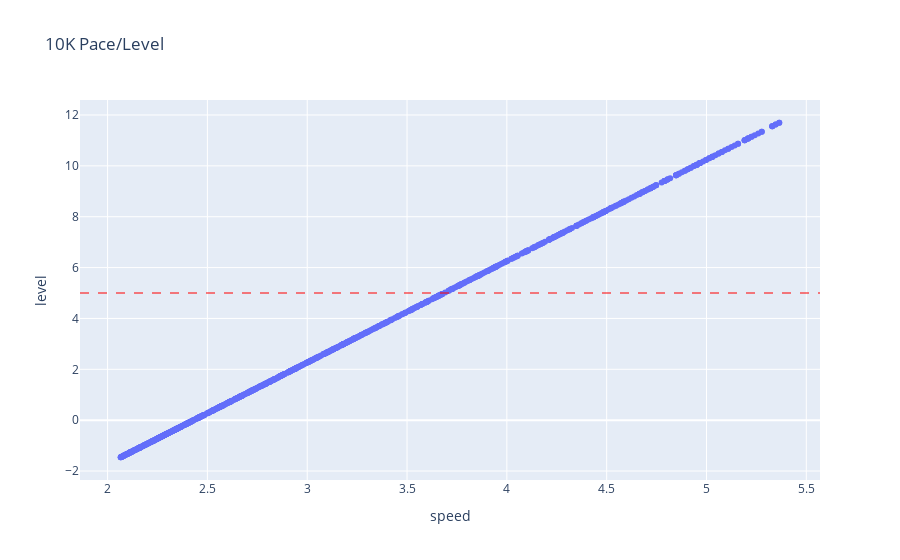

Notebook source saved alongside this figure:
### Code cell
m = [12, 11, 10, 9, 8, 7, 6, 5]
s = list(i for i in range(0, 60))
dist=6.2

pace_m=[]
lvl=[]
pace_min=[]

for i in range (0,1000):
    speed = mins_to_meters(m=random.choice(m), s=random.choice(s))
    pace_min.append(meters_to_mins(speed))
    pace_m.append(speed)
    random_X = pd.DataFrame({'speed': [speed], 'distance': [dist]})
    lvl.append(level.predict(random_X)[0])    
    
df = pd.DataFrame({'speed': pace_m, 'level':lvl, 'pace':pace_min})

l5_pace = ((5 - b0) - (dist*b2)) / b1

print('level 5 pace: ', meters_to_mins(l5_pace))

#visualize
fig=px.scatter(df, x='speed', y='level', hover_data=["speed", "level", "pace"], title="10K Pace/Level")
fig.update_layout(height=500)
fig.add_hline(y=5, line_dash="dash", line_color="red", opacity=0.5)
fig.show()

### Figure 1 — Plotly figure (JSON) as saved in the notebook; plotly's stock layout.template omitted (floating-point values rounded to 4 significant figures; data arrays with more than 128 entries replaced by an {"elided": "..."} marker saying what was removed)
{"data": [{"customdata": {"elided": "1000x1x2 float values"}, "hovertemplate": "speed=%{x}<br>level=%{y}<br>pace=%{customdata[0]}<extra></extra>", "legendgroup": "", "marker": {"color": "#636efa", "symbol": "circle"}, "mode": "markers", "name": "", "orientation": "v", "showlegend": false, "type": "scatter", "x": {"elided": "1000 float values"}, "xaxis": "x", "y": {"elided": "1000 float values"}, "yaxis": "y"}], "layout": {"autosize": true, "legend": {"tracegroupgap": 0}, "shapes": [{"line": {"color": "red", "dash": "dash"}, "opacity": 0.5, "type": "line", "x0": 0, "x1": 1, "xref": "x domain", "y0": 5, "y1": 5, "yref": "y"}], "title": {"text": "10K Pace/Level"}, "xaxis": {"anchor": "y", "autorange": true, "domain": [0, 1], "range": [1.871, 5.559], "title": {"text": "speed"}, "type": "linear"}, "yaxis": {"anchor": "x", "autorange": true, "domain": [0, 1], "range": [-2.384, 12.62], "title": {"text": "level"}, "type": "linear"}}}
